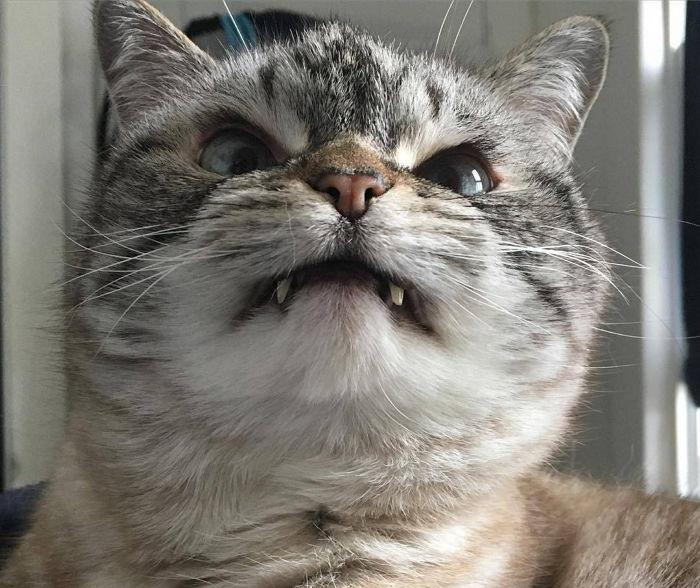
#> input picture HELLO_AI/day01/cat1.jpg, 700 x 588 px
$ python mycv05.py
#> lines starting #> are read from the running program, lines starting #| are printed output that depends on the picture
import cv2
print(cv2.__version__)

img = cv2.imread('cat1.jpg')
#> img is the input picture: shape (588, 700, 3); mean B, G, R 116.9, 123.6, 127.3

(h,w) = img.shape[:2]
#> h = 588; w = 700
(cx,cy) = (w // 2,h // 2)
#> cx = 350; cy = 294

# 이미지의 중심을 중심으로 이미지를 45도 회전
M = cv2.getRotationMatrix2D((cx,cy),45,1.0)
rotate_45 = cv2.warpAffine(img,M,(w,h))
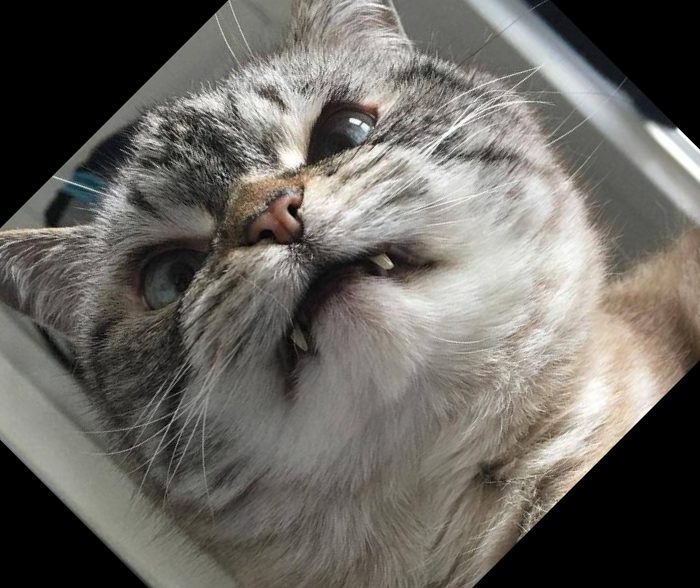
#> rotate_45: shape (588, 700, 3); mean B, G, R 97.1, 102.4, 105.5


cv2.imshow('image1', img) # 창이름 지정
cv2.imshow('image2', rotate_45) # 창이름 지정

cv2.waitKey() # 창 띄어두기

print(img)
#> (printed output is left out)

$ run again, with HELLO_AI/day01/0.jpg copied over HELLO_AI/day01/cat1.jpg
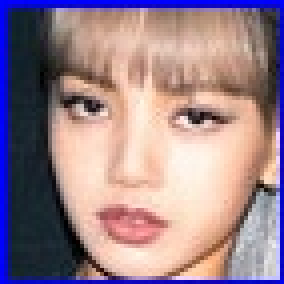
#> input picture HELLO_AI/day01/0.jpg, 71 x 71 px (shown 4 times larger)
#> img is the input picture: shape (71, 71, 3); mean B, G, R 139.9, 130.3, 154.6
#> `rotate_45 = cv2.warpAffine(img,M,(w,h))`:
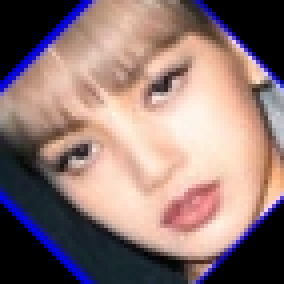
#> rotate_45: shape (71, 71, 3) (shown 4 times larger); mean B, G, R 116.4, 118.5, 142.8
#> (printed output is left out)

$ run again, with HELLO_AI/day01/1.jpg copied over HELLO_AI/day01/cat1.jpg
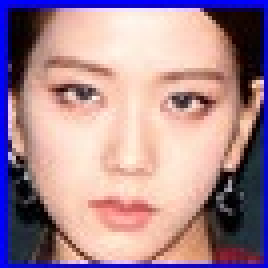
#> input picture HELLO_AI/day01/1.jpg, 67 x 67 px (shown 4 times larger)
#> img is the input picture: shape (67, 67, 3); mean B, G, R 146.5, 136.6, 169
#> `rotate_45 = cv2.warpAffine(img,M,(w,h))`:
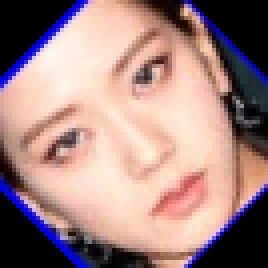
#> rotate_45: shape (67, 67, 3) (shown 4 times larger); mean B, G, R 129.9, 132.2, 162.8
#> (printed output is left out)
